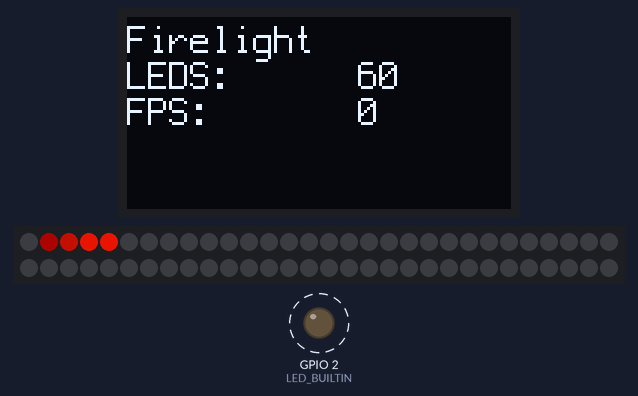
This program was run on a simulated ESP32. Shown: 128×64 one-colour display, 60 RGB LEDs in strip order, left to right, continuing on the next row, output pins drawn as LEDs (lit = HIGH). Dashed ring = blinking. Dim RGB values are drawn brighter than linear; random numbers use the default seed unless the program sets one; what the program prints to the serial monitor is not drawn.

Above: at 0.31 s.
At 9.77 s:
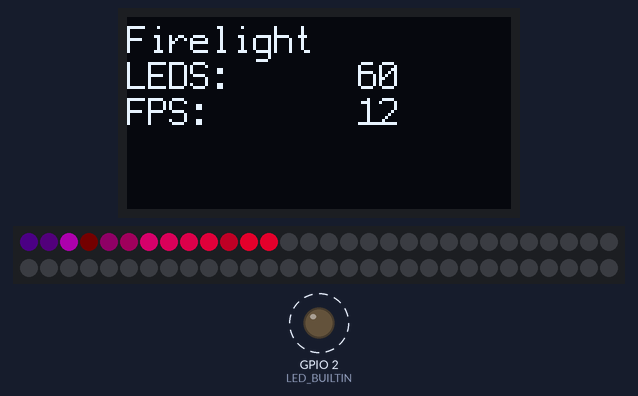
At 20.0 s:
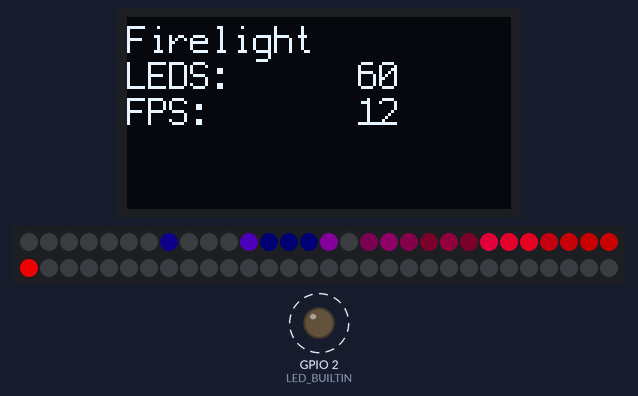
At 39.85 s:
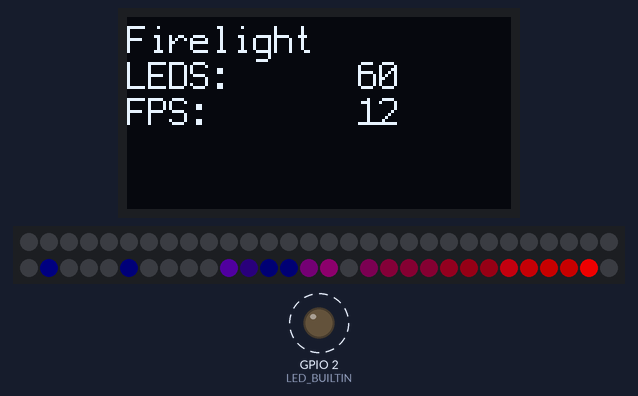
Timing chart, 0 to 40.0 s (numbered marks = the images above):
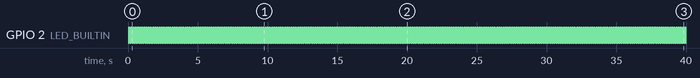

Measured:
- by itself, GPIO 2 (LED_BUILTIN): alternates HIGH for 0.08 s and LOW for 0.08 s

The program:

main.cpp
```cpp
#include <Arduino.h>            // Arduino Framework
#include <U8g2lib.h>
#define FASTLED_INTERNAL
#include <FastLED.h>
       // For text on the little on-chip OLED


#define OLED_CLOCK  15          // Pins for the OLED display
#define OLED_DATA   4
#define OLED_RESET  16

#define NUM_LEDS 60
#define LED_PIN 5

CRGB g_LEDS[NUM_LEDS] = {0};

U8G2_SSD1306_128X64_NONAME_F_HW_I2C g_OLED(U8G2_R2, OLED_RESET, OLED_CLOCK, OLED_DATA);
int g_lineHeight = 0;
int g_brightness = 200;   // Brightness scale

// Custom Libraries
#include<marquee.h>
#include<twinkle.h>
#include<comet.h>
// FramesPerSecond
//
// Tracks a weighted average to smooth out the values that it calcs as the simple reciprocal
// of the amount of time taken specified by the caller.  So 1/3 of a second is 3 fps, and it
// will take up to 10 frames or so to stabilize on that value.

double FramesPerSecond(double seconds)
{
  static double framesPerSecond;
  framesPerSecond = (framesPerSecond * .9) + (1.0 / seconds * .1);
  return framesPerSecond;
}

void setup()
{
  pinMode(LED_BUILTIN, OUTPUT);
  pinMode(LED_PIN, OUTPUT);

  Serial.begin(115200);
  while (!Serial) { }
  Serial.println("ESP32 Startup");

  g_OLED.begin();
  g_OLED.clear();
  g_OLED.setFont(u8g2_font_profont15_tf);
  g_lineHeight = g_OLED.getFontAscent() - g_OLED.getFontDescent();        // Descent is a negative number so we add it to the total

  FastLED.addLeds<WS2812B, LED_PIN, GRB>(g_LEDS, NUM_LEDS);     // Add LED strip to FastLED library
  FastLED.setBrightness(g_brightness);                 // Set LED brightness


}

void loop()
{
  bool bLED = 0;
  double fps = 0;

// Rainbow effect vars
  uint8_t initialHue = 0;        // Start position of the rainbow
  const uint8_t deltaHue = 16;    // Speed at which the colours change
  const uint8_t hueDensity = 4;  // How tight the rainbow is going to be spread across the number of LEDS


  for (;;)
  {
    bLED = !bLED;
    digitalWrite(LED_BUILTIN, bLED);

    double dStart = millis() / 1000.0;                 // Display a frame and calc how long it takes
// OLED code
    g_OLED.clearBuffer();
    g_OLED.setCursor(0, g_lineHeight);
    g_OLED.print("Firelight");
    g_OLED.setCursor(0, g_lineHeight * 2);
    g_OLED.printf("LEDS:      %d", NUM_LEDS);
    g_OLED.setCursor(0, g_lineHeight * 3);
    g_OLED.printf("FPS:       %u", FastLED.getFPS());
    g_OLED.setCursor(0, g_lineHeight * 4);
//  g_OLED.printf("POWER:     %u mW", calculate_unscaled_power_mW(g_LEDs, NUM_LEDS));
    g_OLED.setCursor(0, g_lineHeight * 5);
//  g_OLED.printf("LUMENS:    %d", calculate_max_brightness_for_power_mW(g_Brightness, g_PowerLimit));
    g_OLED.sendBuffer();

// Handle LEDs

//    fill_rainbow(g_LEDS, NUM_LEDS, initialHue += hueDensity, deltaHue);
    DrawComet();

    FastLED.setBrightness(g_brightness);
    FastLED.show();

    double dEnd = millis() / 1000.0;
    fps = FramesPerSecond(dEnd - dStart);
  }
}
```

comet.h
```cpp
#include <Arduino.h>
#define FASTLED_INTERNAL
#include <FastLED.h>

extern CRGB g_LEDS[];

void DrawComet()
{
    const byte fadeAmt = 128;  // Fraction of 256 to fade a LED if it is selected for fading
    const int cometSize = 3;   // Size of comet in LEDS
    const int deltaHue  = 4;   // How far to step through the cycling hue for each draw call

    static byte hue = HUE_RED;  // Current colour
    static int iDirection = 1;  // Current direction (+1 or -1)
    static int iPos = 0;        // Current position on the strip

    hue += deltaHue;            // Update the comet colour

    iPos += iDirection;         // Update the comet position
    if (iPos == (NUM_LEDS - cometSize) || iPos == 0)
        iDirection *= -1;

    for (int i = 0; i < cometSize; i++)
        g_LEDS[iPos + i].setHue(hue);

    // Randomly fade the LEDs
    for (int j = 0; j < NUM_LEDS; j++)
        if (random(10) > 5)
            g_LEDS[j] = g_LEDS[j].fadeToBlackBy(fadeAmt);

    delay(50);
}
```

marquee.h
```cpp
// Draw a marquee

#include<Arduino.h>
#define FASTLED_INTERNAL
#include<FastLED.h>

void DrawMarquee()
{
    static byte j = HUE_BLUE;
    j +=4;
    byte k = j;

    // The below is roughly likr the FastLED fill_rainbow function (g_LEDS, NUM_LEDS, j, 8)

    CRGB c;
    for (int i = 0; i < NUM_LEDS; i++)
        g_LEDS[i] = c.setHue(k+=8);

    static int scroll = 0;
    scroll++;

    for (int i=scroll % 5; i < NUM_LEDS - 1; i +=5)
        g_LEDS[i] = CRGB::Black;

    delay(50);
}
```

twinkle.h
```cpp
#include<Arduino.h>
#define FASTLED_INTERNAL
#include<FastLED.h>

#define NUM_COLORS 5
static const CRGB TwinkleColors [NUM_COLORS] =
{
    CRGB::Red,
    CRGB::Blue,
    CRGB::Purple,
    CRGB::Green,
    CRGB::Orange
};

void DrawTwinkle()
{
    FastLED.clear(false);

    for (int i=0; i< NUM_LEDS / 4; i++)
    {
        g_LEDS[random(NUM_LEDS)] = TwinkleColors[random(0, NUM_COLORS)];
        FastLED.show(g_brightness);
        delay(200);
    }
}

void DrawTwinkle2()
{
    static int passCount = 0;
    if (passCount++ == NUM_LEDS)
    {
        passCount = 0;
        FastLED.clear(false);
    }
    g_LEDS[random(NUM_LEDS)] = TwinkleColors[random(0, NUM_COLORS)];

}
```
